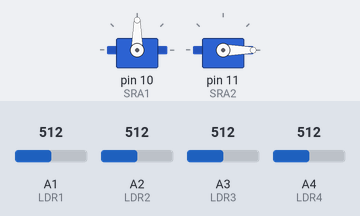
The sketch below on a simulated Arduino Uno, built with avr-gcc and run on an emulated ATmega328P. Parts: 2 × servo. The test bench sets the inputs (shaded band); at power-on: A1 (LDR1) = 512, A2 (LDR2) = 512, A3 (LDR3) = 512, A4 (LDR4) = 512. What the sketch prints to the serial monitor is not drawn.

Above: at 1.7 s.
1.8 s: A1 (LDR1) set to 478
4.8 s: A1 (LDR1) set to 451
At 4.95 s:
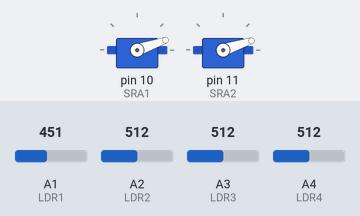
At 7.3 s:
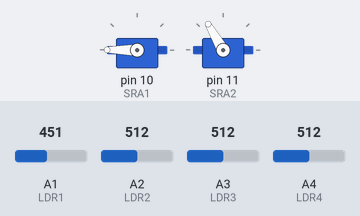
7.8 s: A2 (LDR2) set to 607
10.8 s: A2 (LDR2) set to 634
At 12.6 s:
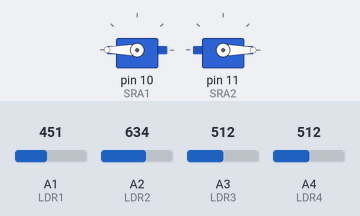
13.1 s: A3 (LDR3) set to 611
14.6 s: A3 (LDR3) set to 632
At 15.05 s:
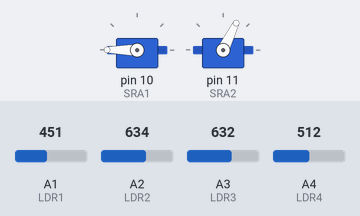
Timing chart, 0 to 17.6 s (numbered marks = the images above; inputs shaded):
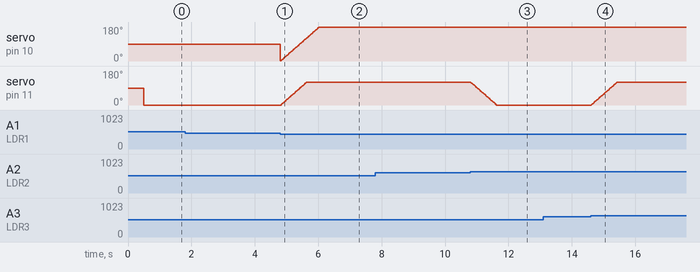

Measured:
- the behaviour switches between 462 and 461 on A1 (LDR1) (found by bisection; images 0 and 1)
- the behaviour switches between 623 and 624 on A2 (LDR2) (found by bisection; images 2 and 3)
- the behaviour switches between 623 and 624 on A3 (LDR3) (found by bisection; images 3 and 4)
- after the input at 4.8 s, servo on pin 11 (SRA2): moves from 0° to 120° over 0.80 s, starting at once
- after the input at 10.8 s, servo on pin 11 (SRA2): moves from 120° to 0° over 0.81 s, starting at once
- after the input at 14.6 s, servo on pin 11 (SRA2): moves from 0° to 120° over 0.81 s, starting at once

The sketch:

main.ino
```cpp
// Projet Tracker-Solaire | BUT2 MP 2024/2025
// terme "SRA" = Servomoteur à Rotation Angulaire
// terme "LDR" = Photorésistance

#include <Servo.h>

int LDR1 = A1; // Photorésistance 1 en HAUT/GAUCHE
int LDR2 = A2; // Photorésistance 2 en HAUT/DROITE
int LDR3 = A3; // Photorésistance 3 en BAS/DROITE
int LDR4 = A4; // Photorésistance 4 en BAS/GAUCHE


int LDR1_R = 0; // définit la lecture de la LDR1 à 0
int LDR2_R = 0; // définit la lecture de la LDR2 à 0
int LDR3_R = 0; // définit la lecture de la LDR3 à 0
int LDR4_R = 0; // définit la lecture de la LDR4 à 0

Servo SRA1; // définit le moteur à la base comme "SRA1"
int sra1=0; // définit la position du "SRA1" à 0°
Servo SRA2; // définit le moteur responsable de la rotation du panneau comme "SRA2"
int sra2 = 0; // définit la position du "SRA2" à 0°

int seuil = 50; // seuil de détection que l'on impose aux LDRS. En changeant ce seuil, on peut faire suivre une lumière de téléphone dans un environnement lumineux.
int pas = 1; // déclaration d'un pas pour la rotation des SRAS (servomoteurs à rotation angulaire)

int angle_min_SRA2 = 0;  // limite d'angle min du SRA2, /!\ changer cette limite peut endommager les soudures du tracker
int angle_max_SRA2 = 120; // limite d'angle max du SRA2, /!\ changer cette limite peut endommager les soudures du tracker

void setup() {

  Serial.begin(25000); // Port de communication arduino-ordinateur, /!\ + les bauds seront élévés + le tracker sera réactif (testé expérimentalement)

  SRA1.attach(10); // Attribue SRA1 au pin 10
  SRA2.attach(11); // Attribue SRA2 au pin 11
  delay(500);

}

void loop() {

// moyenne de 3 valeurs de chaques LDRS pour limiter le bruit détecté lors de nos essais (3 est arbitraire)
  LDR1_R = (analogRead(LDR1) + analogRead(LDR1) + analogRead(LDR1) ) /3; // moyenne de 3 lectures de la LDR1
  LDR2_R = (analogRead(LDR2) + analogRead(LDR2) + analogRead(LDR2) ) /3; // moyenne de 3 lectures de la LDR2
  LDR3_R = (analogRead(LDR3) + analogRead(LDR3) + analogRead(LDR3) ) /3; // moyenne de 3 lectures de la LDR3
  LDR4_R = (analogRead(LDR4) + analogRead(LDR4) + analogRead(LDR4) ) /3; // moyenne de 3 lectures de la LDR4

// Formatage de l'affichage des valeurs des LDRS dans la console Arduino. Sert également au traitement des données depuis LabVIEW.
  Serial.print(LDR1_R);
  Serial.print(";");
  Serial.print(LDR2_R);
  Serial.print(";");
  Serial.print(LDR3_R);
  Serial.print(";");
  Serial.print(LDR4_R);
  Serial.println();
// Renvoie dans la console Arduino : <LDR1_R>;<LDR2_R>;<LDR3_R>;<LDR4_R>;

  int c_gauche = (LDR1_R + LDR4_R); // somme des capteurs côté gauche du panneau
  int c_droite = (LDR2_R + LDR3_R); // somme des capteurs côté droit du panneau

  int c_haut = (LDR1_R + LDR2_R); // somme des capteurs côté haut du panneau
  int c_bas = (LDR3_R + LDR4_R); // somme des capteurs côté bas du panneau

  int delta_x = ( c_gauche - c_droite ); // delta gauche/droite
  int delta_y = ( c_haut - c_bas ); // delta haut/bas

  // s'il y a plus de lumière du côté gauche du panneau
  if (delta_x < -seuil && sra1 < 180) {
    sra1 += pas;  // on tourne vers la gauche avec un pas de 1
    SRA1.write(sra1); // on envoie l'ordre au SRA1 (moteur à la base)
    delay(1);
  }

  // s'il y a plus de lumière du côté droit du panneau
  if (delta_x > seuil && sra1 > 0) {
    sra1 -= pas; // on tourne vers la droite avec un pas de 1
    SRA1.write(sra1); // on envoie l'ordre au SRA1 (moteur à la base)
    delay(1);
  }

  // s'il y a plus de lumière côté haut du panneau
  if (delta_y < -seuil && sra2 < angle_max_SRA2) {
  sra2 += pas; // on s'oriente vers le haut avec un pas de 1
  SRA2.write(sra2); // on envoie l'ordre au SRA2 (moteur responsable de la rotation du panneau)
  delay(1);
  }

  // s'il y a plus de lumière côté bas du panneau
  if (delta_y > seuil && sra2 > angle_min_SRA2) {
    sra2 -= pas; // on s'oriente vers le bas avec un pas de 1
    SRA2.write(sra2); // on envoie l'ordre au SRA2 (moteur responsable de la rotation du panneau)
    delay(1);
  }

  /* /!\ changer ce bloc peut endommager les soudures du tracker /!\ */
  sra2 = constrain(sra2, angle_min_SRA2, angle_max_SRA2); // on impose des limites (max/min) au SRA2
  SRA2.write(sra2); // on renvoie l'ordre au SRA2 (moteur responsable de la rotation du panneau) avec les valeurs des limites
  delay(1);

}
```
